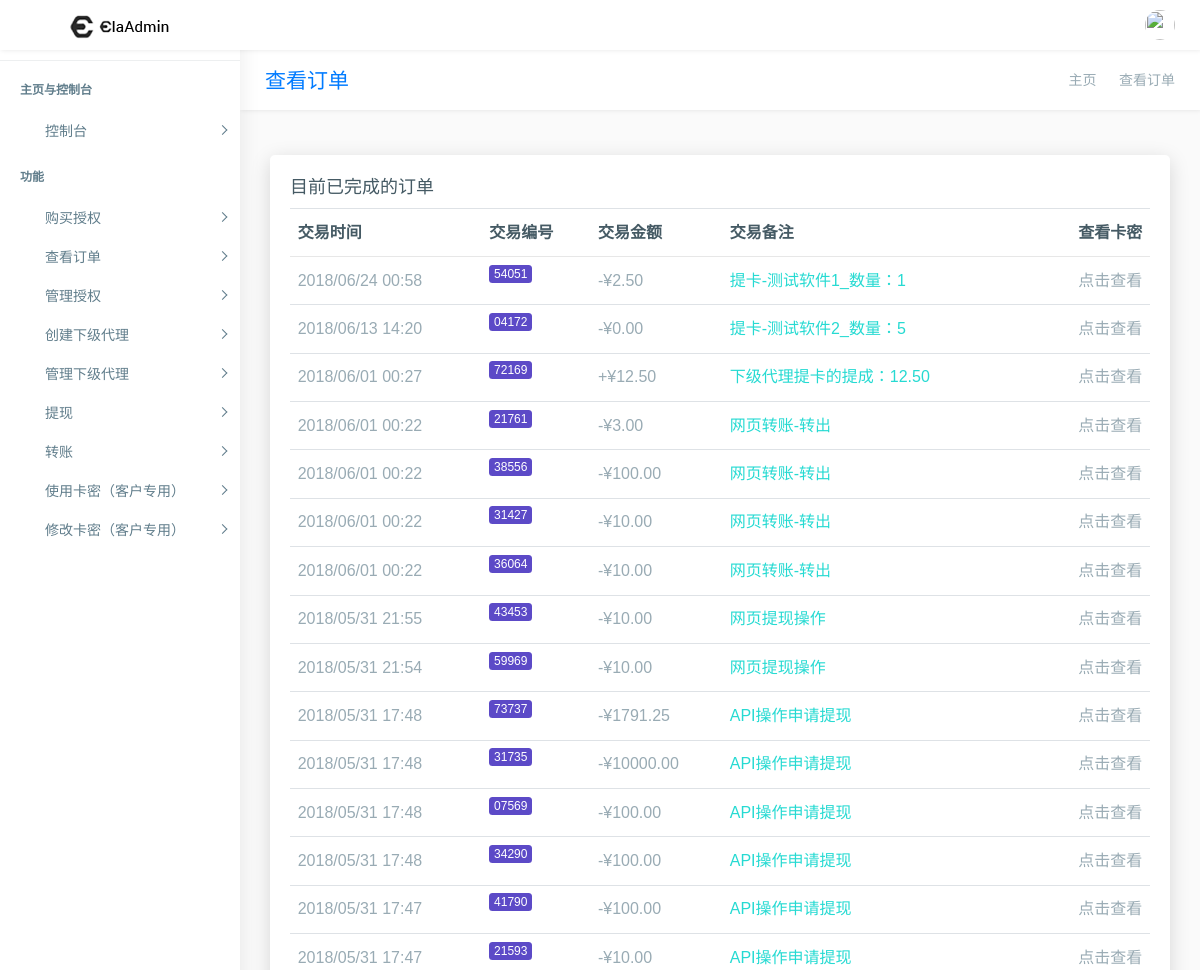
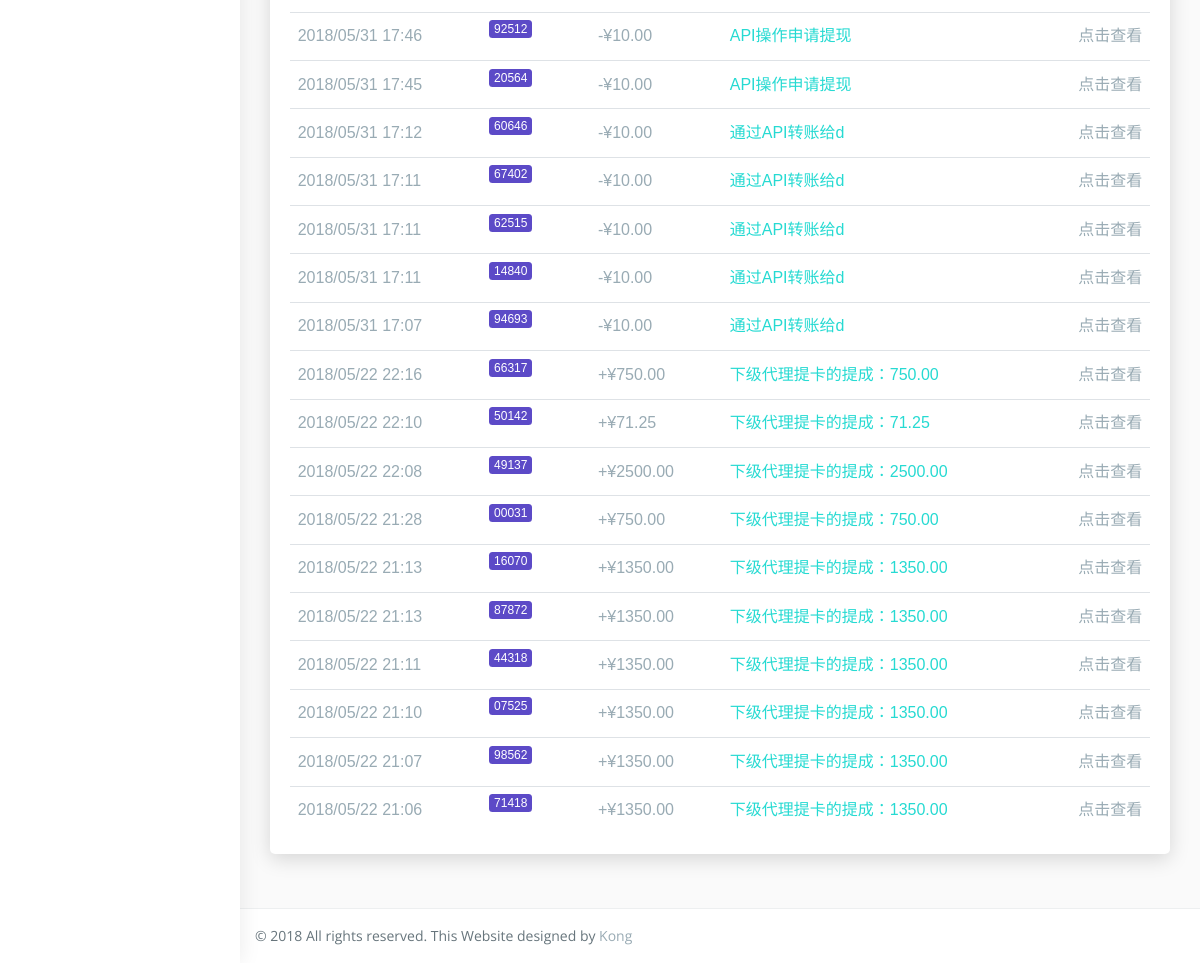
The page /shop/check_all_deal/ (signed in) on the database its author committed (2 pictures, top to bottom).
### main_app/models.py (models this page shows)
class Deal_record(models.Model):
    time = models.DateTimeField(verbose_name="交易时间",auto_now_add=True)
    deal_code = models.CharField(verbose_name="交易编号",max_length=5)
    acount = models.ForeignKey(User,verbose_name="交易账户")
    money = models.DecimalField(max_digits=8,decimal_places=2,verbose_name="交易金额",default=0)
    symbol =models.BooleanField(default=True,verbose_name="正负符号") #如果为True，就是交易为入账，如果为负，账户出账
    notes = models.CharField(default="无",verbose_name="交易备注",max_length=30,blank=True)

### main_app/views/web/base_web.py (the view)
# urls.py: url(r'^shop/check_all_deal/$',check_all_deal,name='check_all_deal'),
@login_required
def check_all_deal(request):
    all_deal = Deal_record.objects.filter(acount=request.user).order_by("time")
    all_deal = all_deal.reverse()
    context = {"all_deal":all_deal}
    return render(request,"page-deal.html",context)

### templates/page-deal.html (shortened to what this page needs)
{% extends "base.html" %}
{% load staticfiles %}
{% block wrapper %}
        <div class="page-wrapper">
            <div class="row page-titles">
                <div class="col-md-5 align-self-center">
                    <h3 class="text-primary">查看订单</h3> </div>
                <div class="col-md-7 align-self-center">
                    <ol class="breadcrumb">
                        <li class="breadcrumb-item"><a href="{% url "index" %}">主页</a></li>
                        <li class="breadcrumb-item active">查看订单</li>
                    </ol>
                </div>
            </div>
            <div class="container-fluid">
                <div class="row">
                    <div class="col-lg-12">
                        <div class="card">
                            <div class="card-title">
                                <h4>目前已完成的订单 </h4>
                            </div>
                            <div class="card-body">
                                <div class="table-responsive">
                                    <table class="table table-hover ">
                                        <thead>
                                            <tr>
                                                <th>交易时间</th>
                                                <th>交易编号</th>
                                                <th>交易金额</th>
                                                <th>交易备注</th>
                                                <th>查看卡密</th>
                                            </tr>
                                        </thead>
                                        <tbody>
                                        {% if all_deal %}
                                            {% for i in all_deal %}
                                            <tr>
                                                <td>{{ i.time|date:"Y/m/d H:i" }}</td>
                                                <td><span class="badge badge-primary">{{ i.deal_code }}</span></td>
                                                <td>
                                                    {% if i.symbol %}
                                                    +¥{{ i.money }}
                                                    {% else %}
                                                    -¥{{ i.money }}
                                                    {% endif %}
                                                </td>
                                                <td class="color-success">{{ i.notes }}</td>
                                                <td><a href="{% url "check_deal" i.deal_code %}">点击查看</a></td>
                                            </tr>
                                            {% endfor %}
                                        {% endif %}
                                        </tbody>
                                    </table>
                                </div>
                            </div>
                        </div>
                    </div>
                </div>
            </div>
{% endblock wrapper %}

### rows shown on the page
Deal_record: time "2018/06/24 00:58", deal_code "54051", money "2.50", notes "提卡-测试软件1_数量：1"
Deal_record: time "2018/06/13 14:20", deal_code "04172", money "0.00", notes "提卡-测试软件2_数量：5"
Deal_record: time "2018/06/01 00:27", deal_code "72169", money "12.50", notes "下级代理提卡的提成：12.50"
Deal_record: time "2018/06/01 00:22", deal_code "21761", money "3.00", notes "网页转账-转出"
Deal_record: time "2018/06/01 00:22", deal_code "38556", money "100.00", notes "网页转账-转出"
Deal_record: time "2018/06/01 00:22", deal_code "31427", money "10.00", notes "网页转账-转出"
Deal_record: time "2018/06/01 00:22", deal_code "36064", money "10.00", notes "网页转账-转出"
Deal_record: time "2018/05/31 21:55", deal_code "43453", money "10.00", notes "网页提现操作"
Deal_record: time "2018/05/31 21:54", deal_code "59969", money "10.00", notes "网页提现操作"
Deal_record: time "2018/05/31 17:48", deal_code "73737", money "1791.25", notes "API操作申请提现"
Deal_record: time "2018/05/31 17:48", deal_code "31735", money "10000.00", notes "API操作申请提现"
Deal_record: time "2018/05/31 17:48", deal_code "07569", money "100.00", notes "API操作申请提现"
Deal_record: time "2018/05/31 17:48", deal_code "34290", money "100.00", notes "API操作申请提现"
Deal_record: time "2018/05/31 17:47", deal_code "41790", money "100.00", notes "API操作申请提现"
Deal_record: time "2018/05/31 17:47", deal_code "21593", money "10.00", notes "API操作申请提现"
Deal_record: time "2018/05/31 17:46", deal_code "92512", money "10.00", notes "API操作申请提现"
Deal_record: time "2018/05/31 17:45", deal_code "20564", money "10.00", notes "API操作申请提现"
Deal_record: time "2018/05/31 17:12", deal_code "60646", money "10.00", notes "通过API转账给d"
Deal_record: time "2018/05/31 17:11", deal_code "67402", money "10.00", notes "通过API转账给d"
Deal_record: time "2018/05/31 17:11", deal_code "62515", money "10.00", notes "通过API转账给d"
Deal_record: time "2018/05/31 17:11", deal_code "14840", money "10.00", notes "通过API转账给d"
Deal_record: time "2018/05/31 17:07", deal_code "94693", money "10.00", notes "通过API转账给d"
Deal_record: time "2018/05/22 22:16", deal_code "66317", money "750.00", notes "下级代理提卡的提成：750.00"
Deal_record: time "2018/05/22 22:10", deal_code "50142", money "71.25", notes "下级代理提卡的提成：71.25"
Deal_record: time "2018/05/22 22:08", deal_code "49137", money "2500.00", notes "下级代理提卡的提成：2500.00"
Deal_record: time "2018/05/22 21:28", deal_code "00031", money "750.00", notes "下级代理提卡的提成：750.00"
Deal_record: time "2018/05/22 21:13", deal_code "16070", money "1350.00", notes "下级代理提卡的提成：1350.00"
Deal_record: time "2018/05/22 21:13", deal_code "87872", money "1350.00", notes "下级代理提卡的提成：1350.00"
Deal_record: time "2018/05/22 21:11", deal_code "44318", money "1350.00", notes "下级代理提卡的提成：1350.00"
Deal_record: time "2018/05/22 21:10", deal_code "07525", money "1350.00", notes "下级代理提卡的提成：1350.00"
Deal_record: time "2018/05/22 21:07", deal_code "98562", money "1350.00", notes "下级代理提卡的提成：1350.00"
Deal_record: time "2018/05/22 21:06", deal_code "71418", money "1350.00", notes "下级代理提卡的提成：1350.00"
